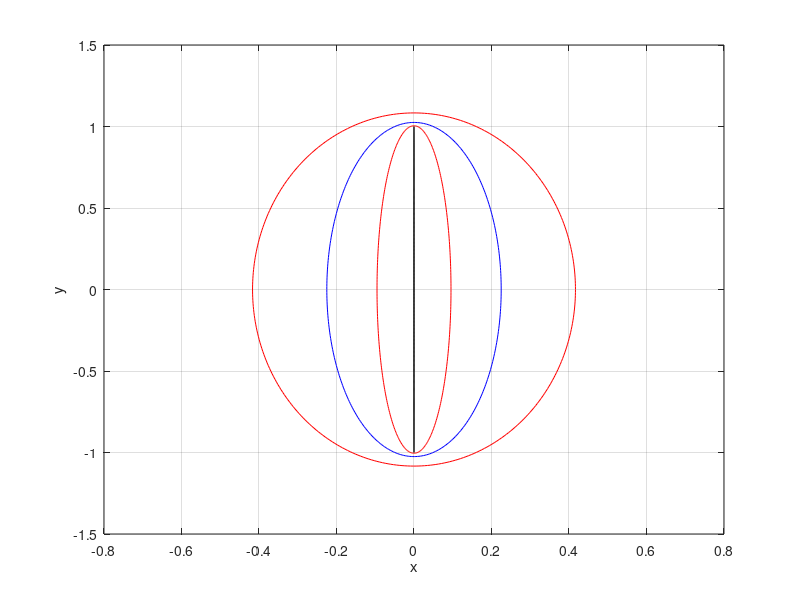

Recreate this plot in MATLAB.
clf

% Adams-Bashforth method of order two from the exemple in notes
ab2s = @(z) (z.^2 - 1)./(2*z);

t = linspace(0,2*pi,360);
xx1 = cos(t) +i*sin(t);
xx2 = 1.5*xx1;
xx3 = 0.8*xx1;
xx4 = 1.1*xx1;

% Absolute stability region for the Adams-Bashforth method of order two
z = ab2s(xx1);
x = real(z);
y = imag(z);
plot(x,y,'k');
grid on;
hold on;
xlabel('x');
ylabel('y');
% axis equal;

z = ab2s(xx2);
x = real(z);
y = imag(z);
plot(x,y,'r');

z = ab2s(xx3);
x = real(z);
y = imag(z);
plot(x,y,'b');

z = ab2s(xx4);
x = real(z);
y = imag(z);
plot(x,y,'r');

% Save the figure
print('stability_ex6','-dpng')
